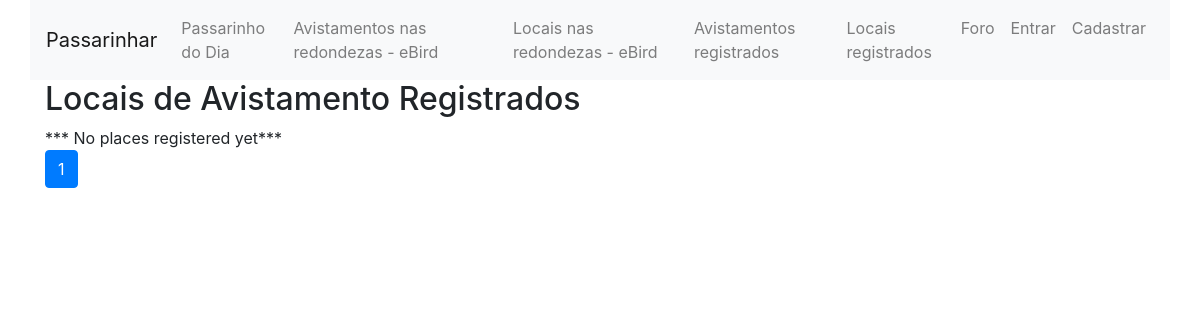
The app's page /allplaces, older data.
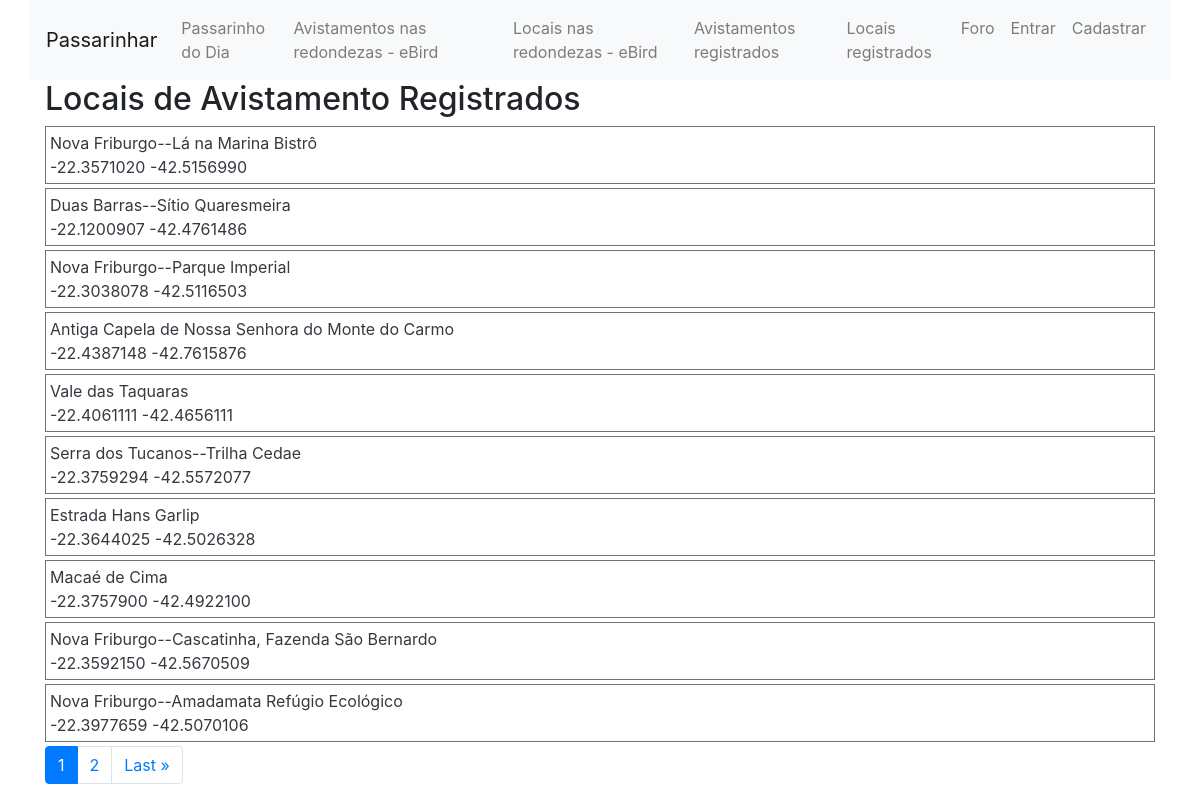
The same page, newer data.
### passarinhar/models.py (models this page shows, shortened)
class Place(models.Model):
    place = models.CharField(max_length=100)
    lat = models.DecimalField(max_digits=10, decimal_places=7, default=0)
    lon = models.DecimalField(max_digits=10, decimal_places=7, default=0)
    subnational2Code = models.CharField(max_length=10, blank=True)
    locId = models.CharField(max_length=20, blank=True)
    latestObsDt = models.CharField(max_length=20, blank=True)
    numSpeciesAllTime = models.IntegerField(default=0)
    country= models.CharField(max_length=2, blank=True)
    region = models.CharField(max_length=100, blank=True)

### passarinhar/views.py (the view)
# urls.py: path("allplaces", views.allplaces, name="allplaces"),
def allplaces(request):
    allplaces = Place.objects.all()
    allplaces = allplaces.order_by("-pk").all()
    p = Paginator(allplaces, 10)
    page_number = request.GET.get('page')
    page_obj = p.get_page(page_number)
    return render(request, "passarinhar/places.html", {
        'title':"Locais de Avistamento Registrados",
        "page_name": 'allplaces',
        'page_obj':page_obj,
        })

### passarinhar/templates/passarinhar/places.html (shortened to what this page needs)
{% extends "passarinhar/layout.html" %}
{% load static %}
{% block body %}
<div id="allplaces">
    <h2 id="page-title">{{ title }}</h2>
    {% for place in page_obj %}
    <div class="p-1 my-1 bg-white text-dark border border-secondary">
        <div id="place{{place.id}}">
            <div>
                {{ place.place }}
            </div>
        </div>
        <div>{{ place.state }} {{ place.country }}
            <span id="lat{{place.id}}">{{ place.lat }}</span>
            <span id="lon{{place.id}}">{{ place.lon }}</span>
        </div>
    </div>
    {% empty %}
    <div>*** No places registered yet***</div>
    {% endfor %}
</div>
<nav aria-label="Page navigation">
    <ul class="pagination">
        <li class="page-item  active" aria-current="page"><a class="page-link" href="?page={{ page_obj.number }}">
                {{page_obj.number }}</a></li>
        {% if page_obj.has_next %}
        <li class="page-item"><a class="page-link"
                href="?page={{ page_obj.next_page_number }}">{{page_obj.next_page_number }}</a></li>
        <li class="page-item"><a class="page-link" href="?page={{ page_obj.paginator.num_pages }}">Last<span
                    aria-hidden="true"> &raquo;</span></a></li>
        {% endif %}
    </ul>
</nav>
{% endblock %}

### passarinhar/templates/passarinhar/layout.html (shortened to what this page needs)
{% load static %}
<!DOCTYPE html>
<html lang="en">
<head>
    <link rel="stylesheet" href="https://stackpath.bootstrapcdn.com/bootstrap/4.4.1/css/bootstrap.min.css"
>
    <link rel="stylesheet" href="https://cdnjs.cloudflare.com/ajax/libs/font-awesome/4.7.0/css/font-awesome.min.css">
    <link href="{% static 'passarinhar/styles.css' %}" rel="stylesheet">
</head>
<body>
    <nav class="container navbar navbar-expand-lg navbar-light bg-light">
        <a class="navbar-brand">Passarinhar</a>
        <div>
            <ul class="navbar-nav mr-auto">
                <li class="nav-item">
                    <a id="allpost" class="nav-link" href="{% url 'passarinhar:index' %}">Passarinho do Dia</a>
                </li>
                <li class="nav-item">
                    <a class="nav-link" id="geo-link" href="{% url 'passarinhar:recents'%}">Avistamentos nas redondezas - eBird</a>
                </li>
                <li class="nav-item">
                    <a class="nav-link" id="geo-link" href="{% url 'passarinhar:locals'%}">Locais nas redondezas  - eBird</a>
                </li>
                <li class="nav-item">
                    <a id="all-sights" class="nav-link" href="{% url 'passarinhar:allsightings' %}">Avistamentos registrados</a>
                </li>
                <li class="nav-item">
                    <a id="all-sights" class="nav-link" href="{% url 'passarinhar:allplaces' %}">Locais registrados</a>
                </li>
                <li class="nav-item">
                    <a id="allpost" class="nav-link" href="{% url 'passarinhar:foro' %}">Foro</a>
                </li>
                {% if user.is_authenticated %}
                <li class="nav-item">
                    <a id="following" class="nav-link" href="{% url 'passarinhar:following' %}">Seguindo</a>
                </li>
                <li class="nav-item">
                    <a class="nav-link" href="{% url 'passarinhar:logout' %}">Sair</a>
                </li>
                {% else %}
                <li class="nav-item">
                    <a class="nav-link" href="{% url 'passarinhar:login' %}">Entrar</a>
                </li>
                <li class="nav-item">
                    <a class="nav-link" href="{% url 'passarinhar:register' %}">Cadastrar</a>
                </li>
                {% endif %}
            </ul>
        </div>
    </nav>
    <div class="container body">
        {% block body %}
        {% endblock %}
    </div>
</body>
</html>

Row changes from the older to the newer data that the page shows:
added Place: place "Nova Friburgo--Lá na Marina Bistrô", lat "-22.3571020", lon "-42.5156990"
added Place: place "Duas Barras--Sítio Quaresmeira", lat "-22.1200907", lon "-42.4761486"
added Place: place "Nova Friburgo--Parque Imperial", lat "-22.3038078", lon "-42.5116503"
added Place: place "Antiga Capela de Nossa Senhora do Monte do Carmo", lat "-22.4387148", lon "-42.7615876"
added Place: place "Vale das Taquaras", lat "-22.4061111", lon "-42.4656111"
added Place: place "Serra dos Tucanos--Trilha Cedae", lat "-22.3759294", lon "-42.5572077"
added Place: place "Estrada Hans Garlip", lat "-22.3644025", lon "-42.5026328"
added Place: place "Macaé de Cima", lat "-22.3757900", lon "-42.4922100"
added Place: place "Nova Friburgo--Cascatinha, Fazenda São Bernardo", lat "-22.3592150", lon "-42.5670509"
added Place: place "Nova Friburgo--Amadamata Refúgio Ecológico", lat "-22.3977659", lon "-42.5070106"
Text that changed along with them:
{{ page_obj.next_page_number }}: (not shown) → "2"
text no longer shown: "*** No places registered yet***"
text now shown: "Last »"
